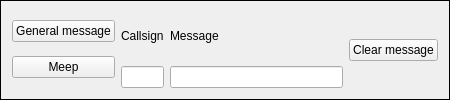
<?xml version="1.0" encoding="UTF-8"?>
<ui version="4.0">
 <class>sendMeepFrame</class>
        <widget class="QFrame" name="sendMeepFrame">
         <property name="frameShape">
          <enum>QFrame::Shape::Box</enum>
         </property>
         <layout class="QHBoxLayout" name="horizontalLayout_6" stretch="1,1,4,0">
          <item>
           <layout class="QVBoxLayout" name="verticalLayout_3">
            <item>
             <widget class="QPushButton" name="genmsgButton">
              <property name="text">
               <string>General message</string>
              </property>
             </widget>
            </item>
            <item>
             <widget class="QPushButton" name="meepButton">
              <property name="text">
               <string>Meep</string>
              </property>
             </widget>
            </item>
           </layout>
          </item>
          <item>
           <layout class="QVBoxLayout" name="verticalLayout_5">
            <item>
             <widget class="QLabel" name="label_5">
              <property name="text">
               <string>Callsign</string>
              </property>
             </widget>
            </item>
            <item>
             <widget class="QLineEdit" name="callEdit">
              <property name="clearButtonEnabled">
               <bool>true</bool>
              </property>
             </widget>
            </item>
           </layout>
          </item>
          <item>
           <layout class="QVBoxLayout" name="verticalLayout_6">
            <item>
             <widget class="QLabel" name="label_4">
              <property name="text">
               <string>Message</string>
              </property>
             </widget>
            </item>
            <item>
             <widget class="QLineEdit" name="msgEdit">
              <property name="clearButtonEnabled">
               <bool>true</bool>
              </property>
             </widget>
            </item>
           </layout>
          </item>
          <item>
           <widget class="QPushButton" name="clearMessageButton">
            <property name="text">
             <string>Clear message</string>
            </property>
           </widget>
          </item>
         </layout>
        </widget>

 <resources/>
 <connections/>
</ui>
